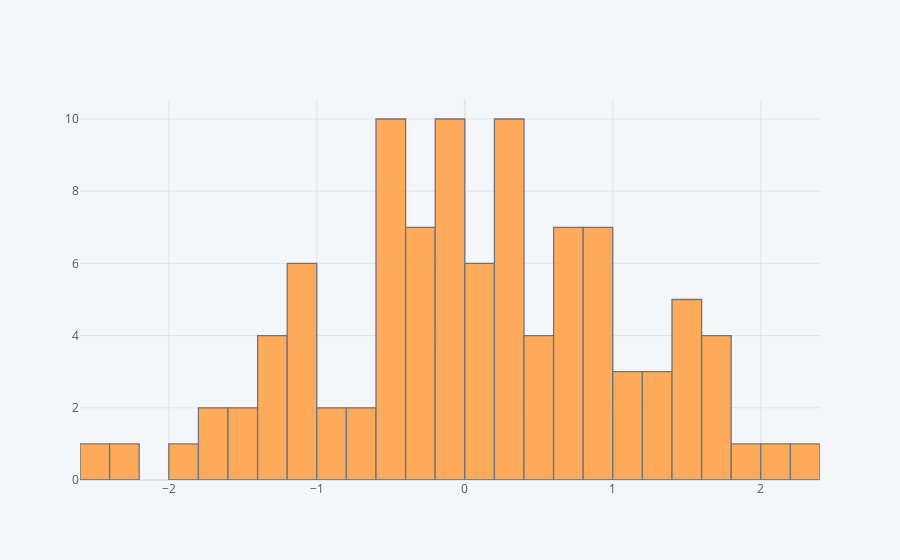

Notebook code cell kept with this figure:
### Markdown cell above
## histogram

### Code cell
df['A'].iplot(kind='hist',bins=25)

### Figure 1 — Plotly figure (JSON) as saved in the notebook; plotly's stock layout.template omitted (floating-point values rounded to 4 significant figures)
{"data": [{"histfunc": "count", "histnorm": "", "marker": {"color": "rgba(255, 153, 51, 1.0)", "line": {"color": "#4D5663", "width": 1.3}}, "name": "A", "nbinsx": 25, "opacity": 0.8, "orientation": "v", "type": "histogram", "x": [-2.527, 1.668, 0.45, -0.02046, -0.04697, -0.439, 1.707, 0.08565, -0.3344, 0.95, -0.2102, 0.3604, -1.112, -1.56, 0.2866, 0.1308, 0.6823, -0.4829, -1.062, 1.528, 0.7273, -0.01669, -0.1443, -0.6695, -2.347, -1.166, -0.0275, -1.194, 1.202, -1.264, 2.194, 1.54, 1.244, 1.12, 0.6659, 0.9129, -1.655, -0.2022, 1.747, -1.071, -0.5031, 1.435, 0.3501, 2.277, -0.01075, -0.3368, -0.43, -0.1438, -0.3646, 0.8863, 1.271, -0.171, 1.796, 0.7469, 0.2756, -0.4294, 0.3916, 0.2813, -0.5827, -0.8122, -1.481, -1.95, -1.059, -1.648, 1.001, 0.8626, 0.03913, 0.6623, 0.515, -0.694, 0.1532, -0.5477, -0.004293, 0.7638, 0.1508, -1.21, 1.499, 0.9921, 0.5464, 1.598, -0.4733, -0.05977, -0.3566, 1.076, 0.3656, 1.846, 0.593, 0.2979, 0.8924, -0.5099, 0.9178, -0.5476, 0.0881, 0.6772, -1.287, 0.3505, -0.355, 0.3198, -1.268, -0.8306]}], "layout": {"barmode": "overlay", "legend": {"bgcolor": "#F5F6F9", "font": {"color": "#4D5663"}}, "paper_bgcolor": "#F5F6F9", "plot_bgcolor": "#F5F6F9", "title": {"font": {"color": "#4D5663"}}, "xaxis": {"gridcolor": "#E1E5ED", "showgrid": true, "tickfont": {"color": "#4D5663"}, "title": {"font": {"color": "#4D5663"}, "text": ""}, "zerolinecolor": "#E1E5ED"}, "yaxis": {"gridcolor": "#E1E5ED", "showgrid": true, "tickfont": {"color": "#4D5663"}, "title": {"font": {"color": "#4D5663"}, "text": ""}, "zerolinecolor": "#E1E5ED"}}}
